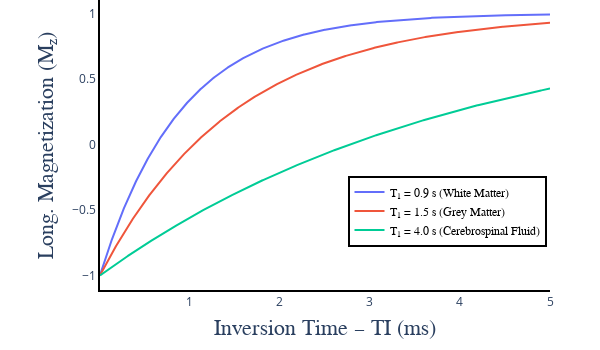

The notebook cell saved with this chart:
### Code cell
#| label: irFig2jn

from repo2data.repo2data import Repo2Data
import os 
import pickle
import matplotlib.pyplot as plt
import chart_studio.plotly as py
import plotly.graph_objs as go
import numpy as np
from plotly import __version__
from plotly.offline import download_plotlyjs, init_notebook_mode, plot, iplot
from IPython.display import display, HTML
from plotly import tools

from contextlib import contextmanager
import sys, os

@contextmanager
def suppress_stdout():
    with open(os.devnull, "w") as devnull:
        old_stdout = sys.stdout
        sys.stdout = devnull
        try:  
            yield
        finally:
            sys.stdout = old_stdout

with suppress_stdout():
    data_req_path = os.path.join("..","..","..", "binder", "data_requirement.json")
    repo2data = Repo2Data(data_req_path)
    DATA_ROOT = os.path.join(repo2data.install()[0],"t1-book-neurolibre")
    filename = os.path.join(DATA_ROOT,"01",'figure_2.pkl')

with open(filename, 'rb') as f:
    params, signal_WM, signal_GM, signal_CSF = pickle.load(f)

config={'showLink': False, 'displayModeBar': False}

init_notebook_mode(connected=True)

wm = go.Scatter(
    x = params["TI"],
    y = signal_WM,
    name = 'T<sub>1</sub> = 0.9 s (White Matter)',
    text = 'T<sub>1</sub> = 0.9 s (White Matter)',
    hoverinfo = 'x+y+text'
)

gm = go.Scatter(
    x = params["TI"],
    y = signal_GM,
    name = 'T<sub>1</sub> = 1.5 s (Grey Matter)',
    text = 'T<sub>1</sub> = 1.5 s (Grey Matter)',
    hoverinfo = 'x+y+text'
)

csf = go.Scatter(
    x = params["TI"],
    y = signal_CSF,
    name = 'T<sub>1</sub> = 4.0 s (Cerebrospinal Fluid)',
    text = 'T<sub>1</sub> = 4.0 s (Cerebrospinal Fluid)',
    hoverinfo = 'x+y+text'
)

data = [wm, gm, csf]

layout = go.Layout(
    width=600,
    height=350,
    margin=go.layout.Margin(
        l=100,
        r=50,
        b=60,
        t=0,
    ),
    annotations=[
        dict(
            x=0.5004254919715793,
            y=-0.175,
            showarrow=False,
            text='Inversion Time – TI (ms)',
            font=dict(
                family='Times New Roman',
                size=22
            ),
            xref='paper',
            yref='paper'
        ),
        dict(
            x=-0.15,
            y=0.50,
            showarrow=False,
            text='Long. Magnetization (M<sub>z</sub>)',
            font=dict(
                family='Times New Roman',
                size=22
            ),
            textangle=-90,
            xref='paper',
            yref='paper'
        ),
    ],
    xaxis=dict(
        showgrid=False,
        linecolor='black',
        linewidth=2
    ),
    yaxis=dict(
        showgrid=False,
        linecolor='black',
        linewidth=2
    ),
    legend=dict(
        x=0.55,
        y=0.15,
        traceorder='normal',
        font=dict(
            family='Times New Roman',
            size=12,
            color='#000'
        ),
        bordercolor='#000000',
        borderwidth=2
    ),
    plot_bgcolor='white'
)

fig = dict(data=data, layout=layout)

iplot(fig, filename = 'ir_fig_2.html', config = config)

#display(HTML('ir_fig_2.html'))

### Figure 1 — Plotly figure (JSON) as saved in the notebook; plotly's stock layout.template omitted (floating-point values rounded to 4 significant figures; data arrays with more than 128 entries replaced by an {"elided": "..."} marker saying what was removed)
{"data": [{"hoverinfo": "x+y+text", "name": "T<sub>1</sub> = 0.9 s (White Matter)", "text": "T<sub>1</sub> = 0.9 s (White Matter)", "type": "scatter", "x": {"elided": "1000 float values"}, "y": {"elided": "1000 float values"}}, {"hoverinfo": "x+y+text", "name": "T<sub>1</sub> = 1.5 s (Grey Matter)", "text": "T<sub>1</sub> = 1.5 s (Grey Matter)", "type": "scatter", "x": {"elided": "1000 float values"}, "y": {"elided": "1000 float values"}}, {"hoverinfo": "x+y+text", "name": "T<sub>1</sub> = 4.0 s (Cerebrospinal Fluid)", "text": "T<sub>1</sub> = 4.0 s (Cerebrospinal Fluid)", "type": "scatter", "x": {"elided": "1000 float values"}, "y": {"elided": "1000 float values"}}], "layout": {"annotations": [{"font": {"family": "Times New Roman", "size": 22}, "showarrow": false, "text": "Inversion Time – TI (ms)", "x": 0.5004, "xref": "paper", "y": -0.175, "yref": "paper"}, {"font": {"family": "Times New Roman", "size": 22}, "showarrow": false, "text": "Long. Magnetization (M<sub>z</sub>)", "textangle": -90, "x": -0.15, "xref": "paper", "y": 0.5, "yref": "paper"}], "height": 350, "legend": {"bordercolor": "#000000", "borderwidth": 2, "font": {"color": "#000", "family": "Times New Roman", "size": 12}, "traceorder": "normal", "x": 0.55, "y": 0.15}, "margin": {"b": 60, "l": 100, "r": 50, "t": 0}, "plot_bgcolor": "white", "width": 600, "xaxis": {"linecolor": "black", "linewidth": 2, "showgrid": false}, "yaxis": {"linecolor": "black", "linewidth": 2, "showgrid": false}}}
